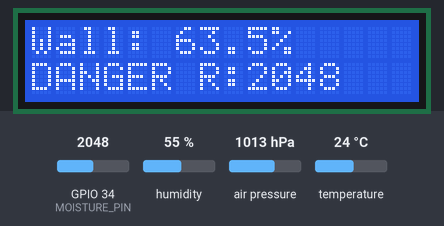
The sketch below on a simulated ESP32. Shown: 16×2 character LCD. Inputs (shaded band) come from the test bench; at power-on: air pressure 1013 hPa, GPIO 34 (MOISTURE_PIN) = 2048, humidity 55 %, temperature 24 °C (analog values on the 0–4095 scale). What the sketch prints to the serial monitor is not drawn.

Above: at 7.3 s.
7.4 s: air pressure set to 952 hPa
At 10.3 s:
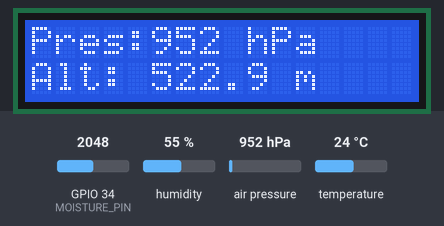
13.2 s: GPIO 34 (MOISTURE_PIN) set to 2164
At 17.2 s:
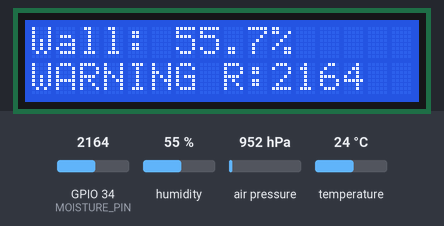
18.2 s: air pressure set to 975 hPa
At 20.3 s:
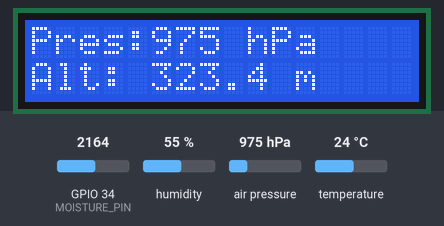
23.2 s: GPIO 34 (MOISTURE_PIN) set to 2357
At 27.2 s:
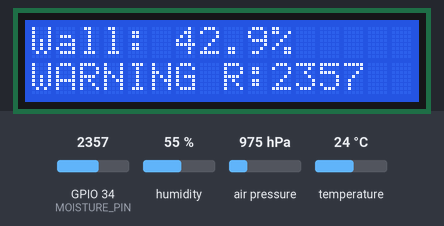
28.2 s: GPIO 34 (MOISTURE_PIN) set to 2472
At 37.2 s:
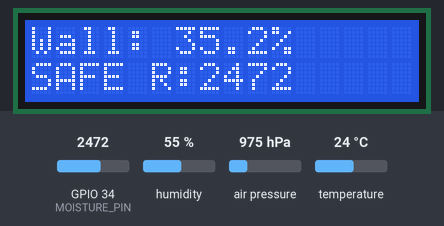
Timing chart, 0 to 38.7 s (numbered marks = the images above; inputs shaded):
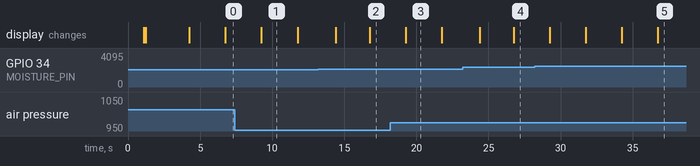

The sketch:

code.ino
```cpp
#include <WiFi.h>
#include <WebServer.h>
#include <Wire.h>
#include <Adafruit_Sensor.h>
#include <Adafruit_BME280.h>
#include <LiquidCrystal_I2C.h>

// =====================================================
// WIFI ACCESS POINT SETTINGS
// =====================================================

const char* AP_SSID = "Heritage Guard";
const char* AP_PASSWORD = "00000000";

IPAddress AP_IP(192, 168, 4, 1);
IPAddress AP_GATEWAY(192, 168, 4, 1);
IPAddress AP_SUBNET(255, 255, 255, 0);

// =====================================================
// PINS
// =====================================================

// Use an ADC1 pin because Wi-Fi prevents reliable ADC2 readings
#define MOISTURE_PIN 34

#define SDA_PIN 21
#define SCL_PIN 22

// =====================================================
// LCD SETTINGS
// =====================================================

// Change 0x27 to 0x3F if necessary
LiquidCrystal_I2C lcd(0x27, 16, 2);

// =====================================================
// BME280
// =====================================================

#define SEALEVELPRESSURE_HPA 1013.25

Adafruit_BME280 bme;
bool bmeFound = false;

// =====================================================
// MOISTURE CALIBRATION
// =====================================================

// Replace these values after calibrating the sensor
int DRY_VALUE = 3000;
int WET_VALUE = 1500;

// =====================================================
// ALERT LEVELS
// =====================================================

const float WALL_WARNING = 40.0;
const float WALL_DANGER = 60.0;

const float AIR_SAFE_MIN = 40.0;
const float AIR_SAFE_MAX = 60.0;
const float AIR_WARNING = 70.0;
const float AIR_DANGER = 75.0;

// =====================================================
// OBJECTS AND VARIABLES
// =====================================================

WebServer server(80);

int moistureRaw = 0;

float wallMoisture = 0.0;
float temperature = 0.0;
float humidity = 0.0;
float pressure = 0.0;
float altitude = 0.0;

unsigned long previousRead = 0;
unsigned long previousLCD = 0;

const unsigned long READ_INTERVAL = 2000;
const unsigned long LCD_INTERVAL = 2500;

byte lcdPage = 0;

// =====================================================
// STATUS FUNCTIONS
// =====================================================

String getWallStatus(float value)
{
  if (value < WALL_WARNING)
  {
    return "SAFE";
  }
  else if (value < WALL_DANGER)
  {
    return "WARNING";
  }
  else
  {
    return "DANGER";
  }
}

String getAirStatus(float value)
{
  if (value >= AIR_SAFE_MIN && value <= AIR_SAFE_MAX)
  {
    return "SAFE";
  }

  if (value > AIR_SAFE_MAX && value < AIR_WARNING)
  {
    return "WARNING";
  }

  if (value >= AIR_WARNING)
  {
    return "DANGER";
  }

  return "DRY AIR";
}

// =====================================================
// READ MOISTURE SENSOR
// =====================================================

void readMoisture()
{
  long total = 0;

  // Average 10 readings for stability
  for (int i = 0; i < 10; i++)
  {
    total += analogRead(MOISTURE_PIN);
    delay(10);
  }

  moistureRaw = total / 10;

  wallMoisture =
      ((float)(DRY_VALUE - moistureRaw) /
       (DRY_VALUE - WET_VALUE)) * 100.0;

  wallMoisture = constrain(wallMoisture, 0.0, 100.0);
}

// =====================================================
// READ BME280
// =====================================================

void readBME()
{
  if (!bmeFound)
  {
    return;
  }

  temperature = bme.readTemperature();
  humidity = bme.readHumidity();
  pressure = bme.readPressure() / 100.0F;
  altitude = bme.readAltitude(SEALEVELPRESSURE_HPA);
}

// =====================================================
// LCD DISPLAY
// =====================================================

void updateLCD()
{
  lcd.clear();

  if (lcdPage == 0)
  {
    lcd.setCursor(0, 0);
    lcd.print("Temp: ");
    lcd.print(temperature, 1);
    lcd.write(223);
    lcd.print("C");

    lcd.setCursor(0, 1);
    lcd.print("Air Hum: ");
    lcd.print(humidity, 1);
    lcd.print("%");
  }
  else if (lcdPage == 1)
  {
    lcd.setCursor(0, 0);
    lcd.print("Wall: ");
    lcd.print(wallMoisture, 1);
    lcd.print("%");

    lcd.setCursor(0, 1);
    lcd.print(getWallStatus(wallMoisture));
    lcd.print(" R:");
    lcd.print(moistureRaw);
  }
  else if (lcdPage == 2)
  {
    lcd.setCursor(0, 0);
    lcd.print("Pres:");
    lcd.print(pressure, 0);
    lcd.print(" hPa");

    lcd.setCursor(0, 1);
    lcd.print("Alt: ");
    lcd.print(altitude, 1);
    lcd.print(" m");
  }
  else
  {
    lcd.setCursor(0, 0);
    lcd.print("WiFi:");
    lcd.print(AP_SSID);

    lcd.setCursor(0, 1);
    lcd.print("192.168.4.1");
  }

  lcdPage++;

  if (lcdPage > 3)
  {
    lcdPage = 0;
  }
}

// =====================================================
// SERIAL MONITOR
// =====================================================

void printReadings()
{
  Serial.println();
  Serial.println("======================================");
  Serial.println(" Heritage Wall Monitoring System");
  Serial.println("======================================");

  Serial.print("Moisture RAW: ");
  Serial.println(moistureRaw);

  Serial.print("Wall Moisture: ");
  Serial.print(wallMoisture, 1);
  Serial.println(" %");

  Serial.print("Wall Status: ");
  Serial.println(getWallStatus(wallMoisture));

  Serial.println("--------------------------------------");

  if (bmeFound)
  {
    Serial.print("Temperature: ");
    Serial.print(temperature, 1);
    Serial.println(" C");

    Serial.print("Air Humidity: ");
    Serial.print(humidity, 1);
    Serial.println(" %");

    Serial.print("Air Status: ");
    Serial.println(getAirStatus(humidity));

    Serial.print("Pressure: ");
    Serial.print(pressure, 1);
    Serial.println(" hPa");

    Serial.print("Approximate Altitude: ");
    Serial.print(altitude, 1);
    Serial.println(" m");
  }
  else
  {
    Serial.println("BME280 NOT FOUND!");
  }

  Serial.println("--------------------------------------");
  Serial.print("WiFi: ");
  Serial.println(AP_SSID);

  Serial.print("Dashboard: http://");
  Serial.println(WiFi.softAPIP());

  Serial.println("======================================");
}

// =====================================================
// WEB PAGE
// =====================================================

String createWebPage()
{
  String wallStatus = getWallStatus(wallMoisture);
  String airStatus = bmeFound ? getAirStatus(humidity) : "SENSOR ERROR";

  String wallColor;
  String airColor;

  if (wallStatus == "SAFE")
  {
    wallColor = "#22c55e";
  }
  else if (wallStatus == "WARNING")
  {
    wallColor = "#f59e0b";
  }
  else
  {
    wallColor = "#ef4444";
  }

  if (airStatus == "SAFE")
  {
    airColor = "#22c55e";
  }
  else if (airStatus == "WARNING")
  {
    airColor = "#f59e0b";
  }
  else
  {
    airColor = "#ef4444";
  }

  String html = R"rawliteral(
<!DOCTYPE html>
<html lang="en">
<head>
  <meta charset="UTF-8">
  <meta name="viewport"
        content="width=device-width, initial-scale=1.0">

  <meta http-equiv="refresh" content="5">

  <title>Heritage Guard</title>

  <style>
    * {
      box-sizing: border-box;
    }

    body {
      font-family: Arial, sans-serif;
      background: linear-gradient(135deg, #eef2f3, #dfe9f3);
      color: #1f2937;
      text-align: center;
      margin: 0;
      padding: 20px;
    }

    .container {
      max-width: 900px;
      margin: auto;
    }

    .header {
      background: #19352d;
      color: white;
      padding: 25px;
      border-radius: 18px;
      margin-bottom: 20px;
    }

    .header h1 {
      margin: 0 0 8px 0;
    }

    .header p {
      margin: 0;
      color: #d1fae5;
    }

    .grid {
      display: grid;
      grid-template-columns: repeat(auto-fit, minmax(240px, 1fr));
      gap: 18px;
    }

    .card {
      background: white;
      border-radius: 16px;
      padding: 22px;
      box-shadow: 0 5px 18px rgba(0, 0, 0, 0.12);
    }

    .card h2 {
      margin-top: 0;
      font-size: 20px;
      color: #374151;
    }

    .value {
      font-size: 38px;
      font-weight: bold;
      margin: 15px 0;
    }

    .status {
      color: white;
      padding: 10px;
      border-radius: 9px;
      font-size: 18px;
      font-weight: bold;
    }

    .raw {
      color: #6b7280;
      margin-top: 14px;
      font-size: 14px;
    }

    .footer {
      color: #6b7280;
      margin-top: 20px;
      font-size: 14px;
    }
  </style>
</head>

<body>
  <div class="container">

    <div class="header">
      <h1>Heritage Wall Monitoring System</h1>
      <p>Environmental and wall moisture dashboard</p>
    </div>

    <div class="grid">

      <div class="card">
        <h2>Wall Moisture</h2>

        <div class="value">
)rawliteral";

  html += String(wallMoisture, 1);

  html += R"rawliteral(
          %
        </div>

        <div class="status" style="background:
)rawliteral";

  html += wallColor;

  html += R"rawliteral(
        ">
)rawliteral";

  html += wallStatus;

  html += R"rawliteral(
        </div>

        <div class="raw">
          Sensor raw value:
)rawliteral";

  html += String(moistureRaw);

  html += R"rawliteral(
        </div>
      </div>

      <div class="card">
        <h2>Air Humidity</h2>

        <div class="value">
)rawliteral";

  if (bmeFound)
  {
    html += String(humidity, 1);
  }
  else
  {
    html += "--";
  }

  html += R"rawliteral(
          %
        </div>

        <div class="status" style="background:
)rawliteral";

  html += airColor;

  html += R"rawliteral(
        ">
)rawliteral";

  html += airStatus;

  html += R"rawliteral(
        </div>
      </div>

      <div class="card">
        <h2>Temperature</h2>

        <div class="value">
)rawliteral";

  if (bmeFound)
  {
    html += String(temperature, 1);
  }
  else
  {
    html += "--";
  }

  html += R"rawliteral(
          &deg;C
        </div>
      </div>

      <div class="card">
        <h2>Atmospheric Pressure</h2>

        <div class="value">
)rawliteral";

  if (bmeFound)
  {
    html += String(pressure, 1);
  }
  else
  {
    html += "--";
  }

  html += R"rawliteral(
          hPa
        </div>
      </div>

      <div class="card">
        <h2>Approximate Altitude</h2>

        <div class="value">
)rawliteral";

  if (bmeFound)
  {
    html += String(altitude, 1);
  }
  else
  {
    html += "--";
  }

  html += R"rawliteral(
          m
        </div>
      </div>

    </div>

    <div class="footer">
      Connect to Heritage Guard and open 192.168.4.1<br>
      Readings refresh every five seconds.
    </div>

  </div>
</body>
</html>
)rawliteral";

  return html;
}

// =====================================================
// WEB SERVER
// =====================================================

void handleRoot()
{
  server.send(200, "text/html", createWebPage());
}

void handleNotFound()
{
  server.sendHeader("Location", "/", true);
  server.send(302, "text/plain", "");
}

// =====================================================
// SETUP
// =====================================================

void setup()
{
  Serial.begin(115200);
  delay(1000);

  Serial.println();
  Serial.println("Starting Heritage Wall Monitoring System...");

  // Configure moisture sensor
  analogReadResolution(12);
  analogSetPinAttenuation(MOISTURE_PIN, ADC_11db);
  pinMode(MOISTURE_PIN, INPUT);

  // Start I2C
  Wire.begin(SDA_PIN, SCL_PIN);

  // Start LCD
  lcd.init();
  lcd.backlight();
  lcd.clear();

  lcd.setCursor(0, 0);
  lcd.print("Heritage Guard");
  lcd.setCursor(0, 1);
  lcd.print("Starting...");

  // Detect BME280
  if (bme.begin(0x76))
  {
    bmeFound = true;
    Serial.println("BME280 detected at address 0x76");
  }
  else if (bme.begin(0x77))
  {
    bmeFound = true;
    Serial.println("BME280 detected at address 0x77");
  }
  else
  {
    bmeFound = false;
    Serial.println("ERROR: BME280 not detected!");
  }

  // Take the first readings
  readMoisture();
  readBME();

  // Start Wi-Fi access point
  Serial.println();
  Serial.print("Creating WiFi access point: ");
  Serial.println(AP_SSID);

  WiFi.mode(WIFI_AP);
  WiFi.softAPConfig(AP_IP, AP_GATEWAY, AP_SUBNET);

  if (WiFi.softAP(AP_SSID, AP_PASSWORD))
  {
    Serial.println("WiFi access point started.");
    Serial.print("AP IP address: ");
    Serial.println(WiFi.softAPIP());

    server.on("/", handleRoot);
    server.onNotFound(handleNotFound);
    server.begin();

    Serial.println("Web server started.");

    lcd.clear();
    lcd.setCursor(0, 0);
    lcd.print("WiFi Ready");
    lcd.setCursor(0, 1);
    lcd.print("192.168.4.1");
  }
  else
  {
    Serial.println("Failed to start WiFi access point.");

    lcd.clear();
    lcd.setCursor(0, 0);
    lcd.print("WiFi Error");
    lcd.setCursor(0, 1);
    lcd.print("Check ESP32");
  }

  delay(3000);

  previousRead = millis();
  previousLCD = millis();

  updateLCD();

  Serial.println("System Ready!");
}

// =====================================================
// LOOP
// =====================================================

void loop()
{
  // Keep the website responsive
  server.handleClient();

  unsigned long currentTime = millis();

  // Update sensor readings
  if (currentTime - previousRead >= READ_INTERVAL)
  {
    previousRead = currentTime;

    readMoisture();
    readBME();
    printReadings();
  }

  // Change LCD screen independently
  if (currentTime - previousLCD >= LCD_INTERVAL)
  {
    previousLCD = currentTime;
    updateLCD();
  }
}
```

Measured:
- the behaviour switches between 2100 and 2101 on GPIO 34 (MOISTURE_PIN) (found by bisection; images 1 and 2)
- the behaviour switches between 2400 and 2401 on GPIO 34 (MOISTURE_PIN) (found by bisection; images 4 and 5)
- after the input at 13.2 s, the display: first differs from a run without the input after 3.6 s (image 2)
- what the display in image 1 shows lasts 2.5 s, from 9.3 s to 11.8 s
